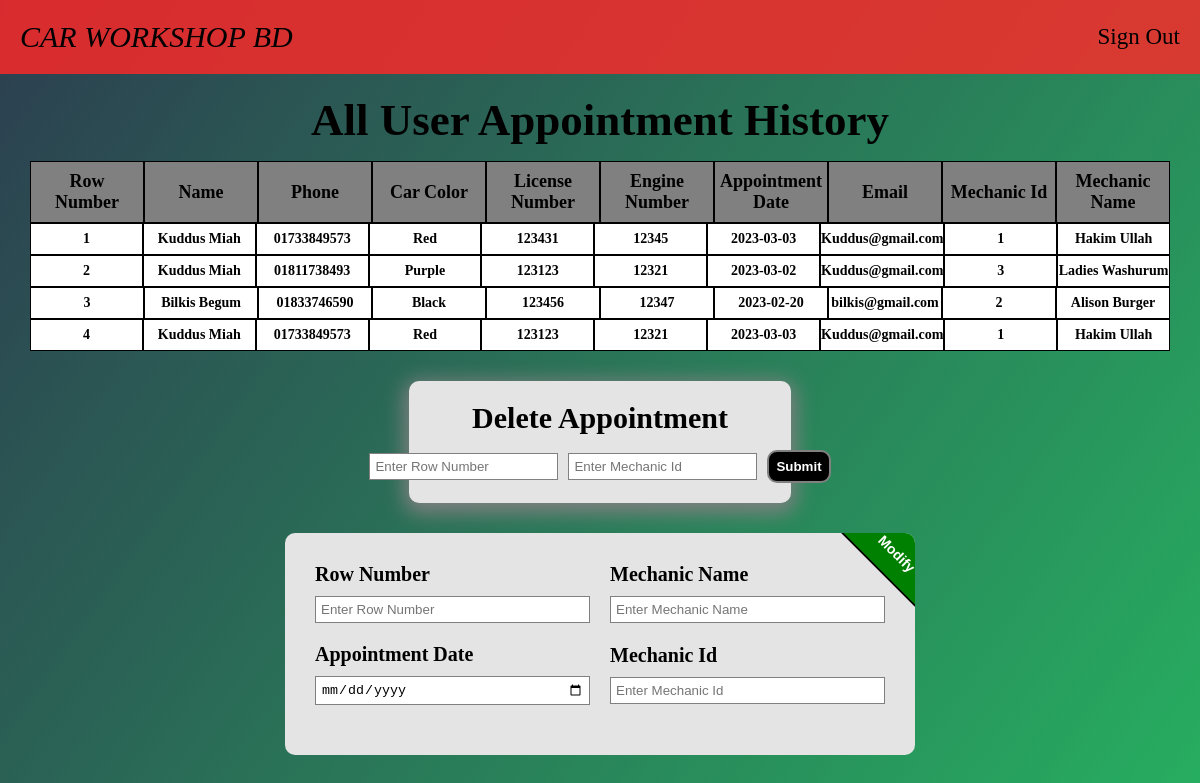
The page /historyAdmin.php (signed in) on the database its author committed.
### tables this page shows
CREATE TABLE `appointment` (
  `client` varchar(100) NOT NULL,
  `phone` varchar(50) NOT NULL,
  `color` varchar(50) NOT NULL,
  `mecId` int(11) NOT NULL,
  `liNum` varchar(50) NOT NULL,
  `enNum` varchar(50) NOT NULL,
  `date` date NOT NULL,
  `mecName` varchar(100) NOT NULL,
  `email` varchar(100) NOT NULL,
  `row` int(11) NOT NULL
);

### historyAdmin.php (the view, shortened to what this page needs)
<!DOCTYPE html>
<html lang="en">
  <head>
    <link rel="stylesheet" href="css/style.css">
    <link rel="stylesheet" href="css/history_admin.css">
  </head>
  <body>
  <header class="header">
    <nav>
      <div>
        <a class="nav-car-title" href="home.php">CAR WORKSHOP BD</a>
      </div>
      <div class="nav-left-box">
        <a class="nav-left" href="home.php">Sign Out</a>
      </div>
    </nav>
  </header>
    <section class="sec-1">
        <div class="whole-table">
            <div class="title">
                <h1><?php
                require_once('DBconnect.php');
                $email = $_SESSION['email'];
                if ($email === "czaber47@gmail.com") {
                  echo "All User Appointment History";
                }else{
                  echo "Your History";
                }
                ?></h1>
            </div>
            <div class="table main-td">
            <div class="td-element"><h5>Row Number</h5></div>
                <div class="td-element"><h5>Name</h5></div>
                <div class="td-element"><h5>Phone</h5></div>
                <div class="td-element"><h5>Car Color</h5></div>
                <div class="td-element"><h5>License Number</h5></div>
                <div class="td-element"><h5>Engine Number</h5></div>
                <div class="td-element"><h5>Appointment Date</h5></div>
                <div class="td-element"><h5>Email</h5></div>
                <div class="td-element"><h5>Mechanic Id</h5></div>
                <div class="td-element"><h5>Mechanic Name</h5></div>
            </div>
            <?php
            if ($email === "czaber47@gmail.com") {
              $sql_table = "SELECT * from appointment";
            }else{
              $sql_table = "SELECT * from appointment where email = '$email'";
            }
            $result_table = mysqli_query($conn, $sql_table);
            if(mysqli_num_rows($result_table) != 0){
            while($row = mysqli_fetch_assoc($result_table) ){
?>
            <div class="table">
            <div class="td-element-sub"><h5><?php echo $row['row'];?></h5></div>
                <div class="td-element-sub"><h5><?php echo $row['client'];?></h5></div>
                <div class="td-element-sub"><h5><?php echo $row['phone'];?></h5></div>
                <div class="td-element-sub"><h5><?php echo $row['color'];?></h5></div>
                <div class="td-element-sub"><h5><?php echo $row['liNum'];?></h5></div>
                <div class="td-element-sub"><h5><?php echo $row['enNum'];?></h5></div>
                <div class="td-element-sub"><h5><?php echo $row['date'];?></h5></div>
                <div class="td-element-sub"><h5><?php echo $row['email'];?></h5></div>
                <div class="td-element-sub"><h5><?php echo $row['mecId'];?></h5></div>
                <div class="td-element-sub"><h5><?php echo $row['mecName'];?></h5></div>
            </div>
<?php }} ?>
        </div>
        <div class="bottom-part">
          <h1>Delete Appointment</h1>
          <form action="delete.php" method="post" class="bottom-inside">
            <input required name="row" placeholder="Enter Row Number" type="number" class="bottom-input">
            <input required name="id" placeholder="Enter Mechanic Id" type="number" class="bottom-input">
            <input class="bottom-btn" type="submit" value="Submit">
          </form>
        </div>
        <form action="adminChange.php" method="post" class="edit-part">
          <div class="each">
          <label for="">Row Number</label>
          <input required placeholder = "Enter Row Number" name="rowName" type="number">
          </div>
          <div class="each">
          <label for="">Mechanic Name</label>
          <input required placeholder = "Enter Mechanic Name" name = "mecName" type="text">
          </div>
          <div class="each">
          <label for="">Appointment Date</label>
          <input required name="appointment" type="date">
          </div>
          <div class="each">
          <label for="">Mechanic Id</label>
          <input required name="mecId" type="number" placeholder="Enter Mechanic Id">
          </div>
          <div class="btn-part">
          <input class="btn btn-warning" type="submit" name = "modify" value = "Modify">
          </div>
        </form>
    </section>
 </body>
</html>

### css/style.css (style rules this page uses)
* { padding: 0; margin: 0; box-sizing: 0; }
html { font-size: 62.5%; }

### css/history_admin.css (style rules this page uses)
html, body { background-image: linear-gradient( 125deg, #2c3e50, #27ae60, #2980b9, #e74c3c, #8e44ad ); background-size: 400% 400%; animation: bganimation 15s infinite; height: 100%; }
nav { background-color: rgba(255, 40, 40, 0.815); padding: 2rem 2rem; display: flex; align-items: center; justify-content: space-between; }
.nav-car-title { text-decoration: none; font-size: 3rem; font-style: oblique; color: black; font: bold; }
.nav-left-box { display: flex; justify-content: space-between; align-items: center; gap: 5rem; font-size: 2.3rem; }
.nav-left:link, .nav-left:visited { color: black; text-decoration: none; transition: all 0.3s; }
.sec-1 { padding: 2em 03em; }
.whole-table { width: 100%; margin: auto; display: flex; flex-direction: column; justify-content: center; align-items: center; }
.title { font-weight: bold; color: black; margin-bottom: 0.5em; font-size: 3rem; }
.table { display: flex; justify-content: space-evenly; margin: 0; background-image: linear-gradient(to left, white, white); width: 100%; }
.main-td { background-image: linear-gradient(gray, gray); width: 100%; }
.td-element { border: 1.5px solid black; width: 12%; display: flex; justify-content: center; align-items: center; }
.td-element h5 { margin: 0.5em 0em; font-weight: bold; font-size: 1.8rem; text-align: center; padding: 0 0.5rem; }
.td-element-sub { border: 1.5px solid black; width: 12%; display: flex; justify-content: center; align-items: center; }
.td-element-sub h5 { margin: 0.5em 0em; font-size: 1.4rem; font-weight: bold; }
.bottom-part { background-color: rgb(228, 228, 228); padding: 2rem; text-align: center; font-size: 2rem; width: 30%; margin: 3rem auto; border-radius: 10px; box-shadow: 0 5px 20px 5px gray; }
.bottom-part h1 { margin-bottom: 1.5rem; }
.bottom-inside { display: flex; justify-content: center; align-items: center; gap: 1rem; }
.bottom-input { padding: 0.5rem; border: 1px solid gray; }
.bottom-btn { display: inline-block; border: none; border: 2px solid gray; font-weight: bold; color: white; text-decoration: none; transition: all 0.3s; background-color: black; border-radius: 10px; padding: .7rem; }
.edit-part { display: grid; grid-template-columns: repeat(2, 1fr); background-color: rgb(228, 228, 228); width: 50%; margin: 2.5rem auto; padding: 3rem; border-radius: 10px; gap: 2rem; position: relative; overflow: hidden; }
.each { display: flex; flex-direction: column; justify-content: center; gap: 1rem; font-size: 2rem; font-weight: bold; }
.each label { text-align: left; }
.each input { padding: 0.5rem; border: 1px solid gray; border-radius: none; }
.btn-part { width: 100%; display: flex; justify-content: center; align-items: center; }
.btn { display: inline-block; padding: 1.7rem 4rem 1.5rem 4rem; font-size: 1.4rem; font-weight: bold; color: white; transition: all .3s; border-radius: 5px; position: absolute; right: -4.7rem; top: -.56rem; transform: rotate(45deg); }
.btn-warning { background-color: green; }

### rows shown on the page
appointment: row "1", client "Kuddus Miah", phone "01733849573", color "Red", liNum "123431", enNum "12345", date "2023-03-03", email "Kuddus@gmail.com", mecId "1", mecName "Hakim Ullah"
appointment: row "2", client "Kuddus Miah", phone "01811738493", color "Purple", liNum "123123", enNum "12321", date "2023-03-02", email "Kuddus@gmail.com", mecId "3", mecName "Ladies Washurum"
appointment: row "3", client "Bilkis Begum", phone "01833746590", color "Black", liNum "123456", enNum "12347", date "2023-02-20", email "bilkis@gmail.com", mecId "2", mecName "Alison Burger"
appointment: row "4", client "Kuddus Miah", phone "01733849573", color "Red", liNum "123123", enNum "12321", date "2023-03-03", email "Kuddus@gmail.com", mecId "1", mecName "Hakim Ullah"
